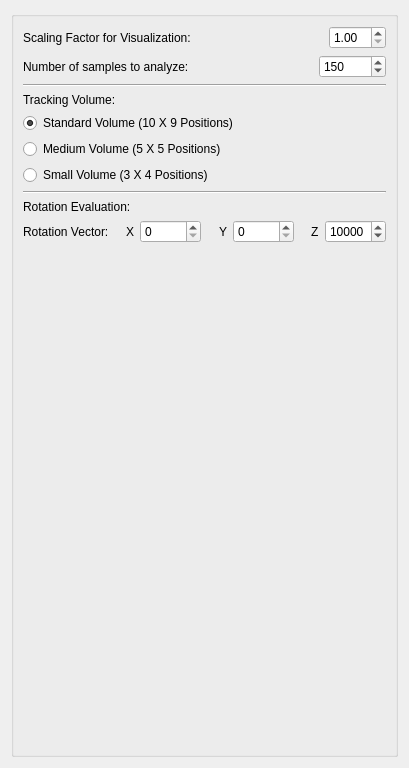
         <widget class="QWidget" name="page_5">
          <property name="geometry">
           <rect>
            <x>0</x>
            <y>0</y>
            <width>409</width>
            <height>768</height>
           </rect>
          </property>
          <attribute name="label">
           <string>General</string>
          </attribute>
          <layout class="QVBoxLayout" name="verticalLayout_4">
           <item>
            <widget class="QGroupBox" name="GeneralOptions">
             <property name="title">
              <string/>
             </property>
             <layout class="QVBoxLayout" name="verticalLayout_5">
              <item>
               <layout class="QHBoxLayout" name="horizontalLayout_5">
                <item>
                 <widget class="QLabel" name="label_16">
                  <property name="text">
                   <string>Scaling Factor for Visualization:</string>
                  </property>
                 </widget>
                </item>
                <item>
                 <spacer name="horizontalSpacer_15">
                  <property name="orientation">
                   <enum>Qt::Horizontal</enum>
                  </property>
                  <property name="sizeHint" stdset="0">
                   <size>
                    <width>38</width>
                    <height>20</height>
                   </size>
                  </property>
                 </spacer>
                </item>
                <item>
                 <widget class="QDoubleSpinBox" name="m_ScalingFactor">
                  <property name="minimum">
                   <double>1.000000000000000</double>
                  </property>
                 </widget>
                </item>
               </layout>
              </item>
              <item>
               <layout class="QHBoxLayout" name="horizontalLayout_4">
                <item>
                 <widget class="QLabel" name="label_3">
                  <property name="text">
                   <string>Number of samples to analyze:</string>
                  </property>
                 </widget>
                </item>
                <item>
                 <spacer name="horizontalSpacer_5">
                  <property name="orientation">
                   <enum>Qt::Horizontal</enum>
                  </property>
                  <property name="sizeHint" stdset="0">
                   <size>
                    <width>60</width>
                    <height>20</height>
                   </size>
                  </property>
                 </spacer>
                </item>
                <item>
                 <widget class="QSpinBox" name="m_NumberOfSamples">
                  <property name="maximum">
                   <number>1000000</number>
                  </property>
                  <property name="value">
                   <number>150</number>
                  </property>
                 </widget>
                </item>
               </layout>
              </item>
              <item>
               <widget class="Line" name="line_8">
                <property name="orientation">
                 <enum>Qt::Horizontal</enum>
                </property>
               </widget>
              </item>
              <item>
               <widget class="QLabel" name="label_15">
                <property name="text">
                 <string>Tracking Volume:</string>
                </property>
               </widget>
              </item>
              <item>
               <widget class="QRadioButton" name="m_standardVolume">
                <property name="text">
                 <string>Standard Volume (10 X 9 Positions)</string>
                </property>
                <property name="checked">
                 <bool>true</bool>
                </property>
               </widget>
              </item>
              <item>
               <widget class="QRadioButton" name="m_mediumVolume">
                <property name="text">
                 <string>Medium Volume (5 X 5 Positions)</string>
                </property>
               </widget>
              </item>
              <item>
               <widget class="QRadioButton" name="m_smallVolume">
                <property name="text">
                 <string>Small Volume (3 X 4 Positions)</string>
                </property>
               </widget>
              </item>
              <item>
               <widget class="Line" name="line_9">
                <property name="orientation">
                 <enum>Qt::Horizontal</enum>
                </property>
               </widget>
              </item>
              <item>
               <widget class="QLabel" name="label_40">
                <property name="text">
                 <string>Rotation Evaluation:</string>
                </property>
               </widget>
              </item>
              <item>
               <layout class="QHBoxLayout" name="horizontalLayout_26">
                <item>
                 <widget class="QLabel" name="label_41">
                  <property name="text">
                   <string>Rotation Vector:</string>
                  </property>
                 </widget>
                </item>
                <item>
                 <spacer name="horizontalSpacer_28">
                  <property name="orientation">
                   <enum>Qt::Horizontal</enum>
                  </property>
                  <property name="sizeHint" stdset="0">
                   <size>
                    <width>40</width>
                    <height>20</height>
                   </size>
                  </property>
                 </spacer>
                </item>
                <item>
                 <widget class="QLabel" name="label_42">
                  <property name="text">
                   <string>X</string>
                  </property>
                 </widget>
                </item>
                <item>
                 <widget class="QSpinBox" name="m_rotVecX">
                  <property name="maximum">
                   <number>99999</number>
                  </property>
                 </widget>
                </item>
                <item>
                 <spacer name="horizontalSpacer_27">
                  <property name="orientation">
                   <enum>Qt::Horizontal</enum>
                  </property>
                  <property name="sizeHint" stdset="0">
                   <size>
                    <width>40</width>
                    <height>20</height>
                   </size>
                  </property>
                 </spacer>
                </item>
                <item>
                 <widget class="QLabel" name="label_43">
                  <property name="text">
                   <string>Y</string>
                  </property>
                 </widget>
                </item>
                <item>
                 <widget class="QSpinBox" name="m_rotVecY">
                  <property name="maximum">
                   <number>99999</number>
                  </property>
                 </widget>
                </item>
                <item>
                 <spacer name="horizontalSpacer_26">
                  <property name="orientation">
                   <enum>Qt::Horizontal</enum>
                  </property>
                  <property name="sizeHint" stdset="0">
                   <size>
                    <width>40</width>
                    <height>20</height>
                   </size>
                  </property>
                 </spacer>
                </item>
                <item>
                 <widget class="QLabel" name="label_44">
                  <property name="text">
                   <string>Z</string>
                  </property>
                 </widget>
                </item>
                <item>
                 <widget class="QSpinBox" name="m_rotVecZ">
                  <property name="maximum">
                   <number>99999</number>
                  </property>
                  <property name="value">
                   <number>10000</number>
                  </property>
                 </widget>
                </item>
               </layout>
              </item>
              <item>
               <spacer name="verticalSpacer">
                <property name="orientation">
                 <enum>Qt::Vertical</enum>
                </property>
                <property name="sizeHint" stdset="0">
                 <size>
                  <width>20</width>
                  <height>40</height>
                 </size>
                </property>
               </spacer>
              </item>
             </layout>
            </widget>
           </item>
          </layout>
         </widget>
